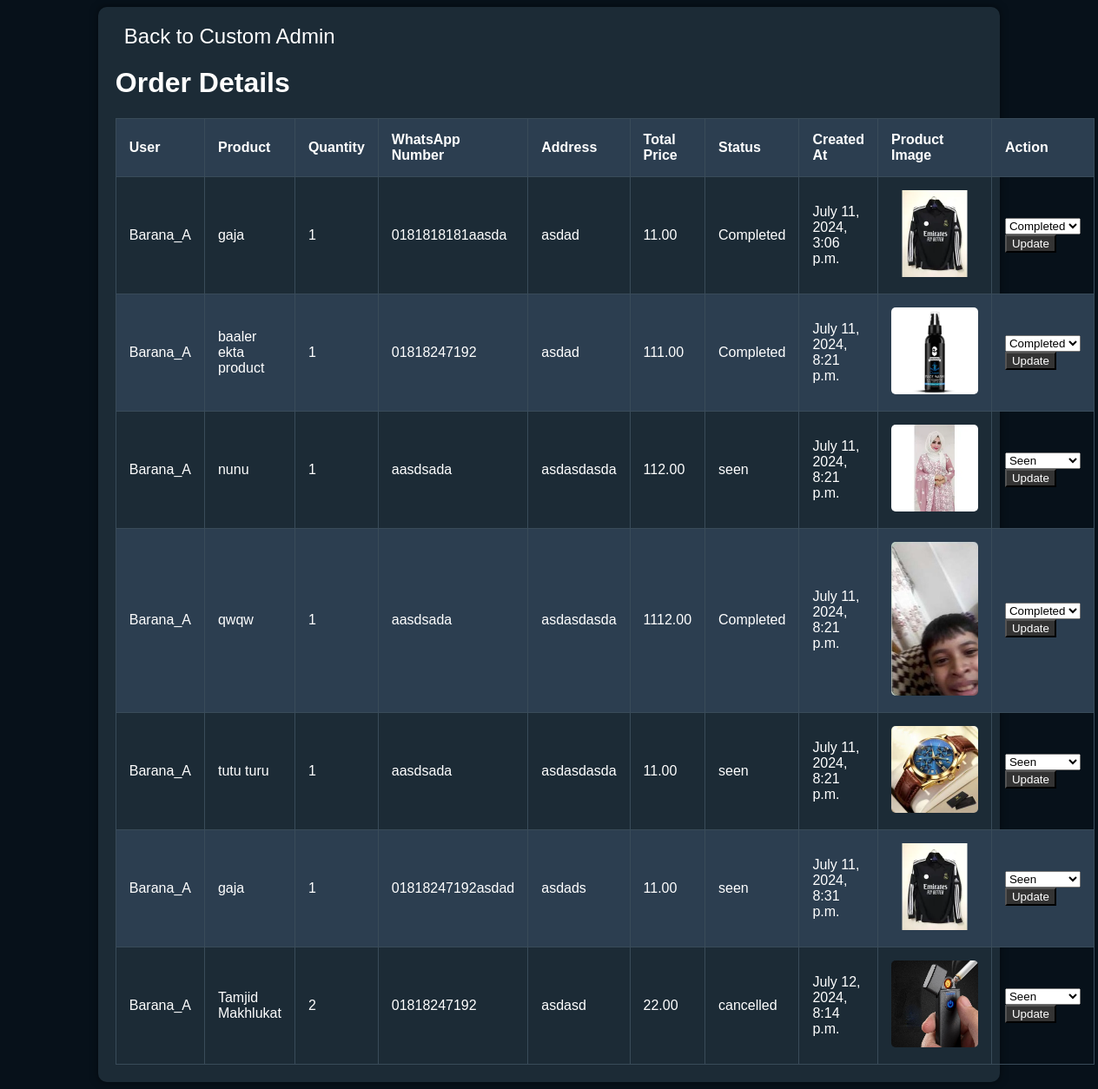
The app's page /order_details/ (signed in) with its own data.
### shop/models.py (models this page shows, shortened)
class Order(models.Model):
    STATUS_CHOICES = [
        ('pending', 'Pending'),
        ('cancelled', 'Cancelled'),
        ('completed', 'Completed'),
        ('seen', 'Seen'),
    ]
    user = models.ForeignKey(User, on_delete=models.CASCADE)
    product = models.ForeignKey(Product, on_delete=models.CASCADE)
    quantity = models.PositiveIntegerField()
    total_price = models.DecimalField(max_digits=10, decimal_places=2)
    created_at = models.DateTimeField(auto_now_add=True)
    status = models.CharField(max_length=10, choices=STATUS_CHOICES, default='pending')
    whatsapp_number = models.CharField(max_length=15)  # Add this field
    address = models.CharField(max_length=255)

class Product(models.Model):
    CATEGORY_CHOICES = (
        ('FASHION', 'Fashion'),
        ('ELECTRONICS', 'Electronics'),
        ('BEAUTY', 'Beauty'),
        ('OTHERS', 'Others'),
    )
    name = models.CharField(max_length=255)
    category = models.CharField(max_length=255, choices=CATEGORY_CHOICES)
    price = models.DecimalField(max_digits=10, decimal_places=2)
    featured = models.BooleanField(default=False)
    image = models.ImageField(upload_to='products/')
    description = models.TextField()
    created_at = models.DateTimeField(auto_now_add=True)

### shop/views.py (the view)
# urls.py: path('order_details/', order_details, name='order_details'),
@login_required
def order_details(request):
    orders = Order.objects.all()
    unseen_orders = orders.filter(status='pending')
    for order in unseen_orders:
        order.status = 'seen'
        order.save()
    return render(request, 'order_details.html', {'orders': orders})

### shop/templates/order_details.html (shortened to what this page needs)
<!DOCTYPE html>
<html lang="en">
<head>
    {% load static %}
    <link rel="stylesheet" href="{% static 'css/custom_admin.css' %}">
    <link rel="stylesheet" href="https://cdn.jsdelivr.net/npm/ionicons@5.5.2/dist/css/ionicons.min.css">
</head>
<body>
    <div class="order-details">
        <div class="back-icon">
            <a href="{% url 'custom_admin_dashboard' %}">
                Back to Custom Admin
            </a>
        </div>
        <h1>Order Details</h1>
        <table>
            <thead>
                <tr>
                    <th>User</th>
                    <th>Product</th>
                    <th>Quantity</th>
                    <th>WhatsApp Number</th>
                    <th>Address</th>
                    <th>Total Price</th>
                    <th>Status</th>
                    <th>Created At</th>
                    <th>Product Image</th>
                    <th>Action</th>
                </tr>
            </thead>
            <tbody>
                {% for order in orders %}
                <tr>
                    <td>{{ order.user.username }}</td>
                    <td>{{ order.product.name }}</td>
                    <td>{{ order.quantity }}</td>
                    <td>{{ order.whatsapp_number }}</td>
                    <td>{{ order.address }}</td>
                    <td>{{ order.total_price }}</td>
                    <td>{{ order.status }}</td>
                    <td>{{ order.created_at }}</td>
                    <td><img src="{{ order.product.image.url }}" alt="{{ order.product.name }}"></td>
                    <td>
                        <form method="post" action="{% url 'update_order_status' order.id %}">
                            <select name="status">
                                <option value="Seen" {% if order.status == 'Seen' %}selected{% endif %}>Seen</option>
                                <option value="Completed" {% if order.status == 'Completed' %}selected{% endif %}>Completed</option>
                            </select>
                            <button type="submit">Update</button>
                        </form>
                    </td>
                </tr>
                {% endfor %}
            </tbody>
        </table>
    </div>
</body>
</html>

### shop/static/css/custom_admin.css (style rules this page uses)
button, input[type="submit"], input[type="button"], input[type="reset"] { background-color: #333; color: #fff; }
body { background-color: #07111a; }

### shop/templates/order_details.html (style rules this page uses)
body { background-color: #07111a; color: white; font-family: Arial, sans-serif; }
.order-details { width: 80%; margin: 0 auto; padding: 20px; background-color: #1c2b36; border-radius: 10px; box-shadow: 0 0 10px rgba(0, 0, 0, 0.5); }
table { width: 100%; border-collapse: collapse; }
table, th, td { border: 1px solid #394b59; }
th, td { padding: 15px; text-align: left; }
th { background-color: #2c3e50; }
tr:nth-child(even) { background-color: #2c3e50; }
img { max-width: 100px; border-radius: 5px; }
.back-icon { display: flex; align-items: center; margin-bottom: 20px; }
.back-icon a { color: white; text-decoration: none; font-size: 24px; }

### records on screen
Order: user.username "Barana_A", product.name "gaja", quantity "1", whatsapp_number "0181818181aasda", address "asdad", total_price "11.00", status "Completed", created_at "July 11, 2024, 3:06 p.m.", product.image (picture)
Order: user.username "Barana_A", product.name "baaler ekta product", quantity "1", whatsapp_number "01818247192", address "asdad", total_price "111.00", status "Completed", created_at "July 11, 2024, 8:21 p.m.", product.image (picture)
Order: user.username "Barana_A", product.name "nunu", quantity "1", whatsapp_number "aasdsada", address "asdasdasda", total_price "112.00", status "seen", created_at "July 11, 2024, 8:21 p.m.", product.image (picture)
Order: user.username "Barana_A", product.name "qwqw", quantity "1", whatsapp_number "aasdsada", address "asdasdasda", total_price "1112.00", status "Completed", created_at "July 11, 2024, 8:21 p.m.", product.image (picture)
Order: user.username "Barana_A", product.name "tutu turu", quantity "1", whatsapp_number "aasdsada", address "asdasdasda", total_price "11.00", status "seen", created_at "July 11, 2024, 8:21 p.m.", product.image (picture)
Order: user.username "Barana_A", product.name "gaja", quantity "1", whatsapp_number "01818247192asdad", address "asdads", total_price "11.00", status "seen", created_at "July 11, 2024, 8:31 p.m.", product.image (picture)
Order: user.username "Barana_A", product.name "Tamjid Makhlukat", quantity "2", whatsapp_number "01818247192", address "asdasd", total_price "22.00", status "cancelled", created_at "July 12, 2024, 8:14 p.m.", product.image (picture)
